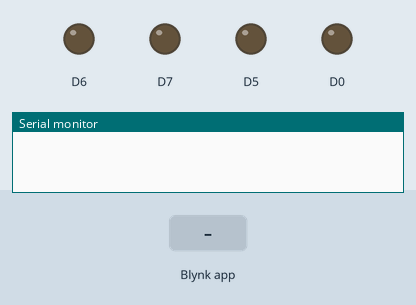
This sketch was run on a simulated ESP8266 (Wemos D1 mini). On the bench: output pins drawn as LEDs (lit = HIGH), the last lines printed to the serial monitor. The inputs (shaded band) are chosen by the test bench.

Above: at 3.1 s.
3.2 s: Blynk app writes 1 to V0
At 4.4 s:
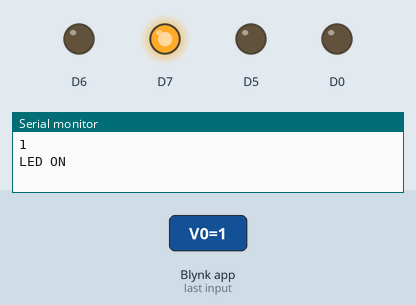
4.7 s: Blynk app writes 1 to V1
At 5.7 s:
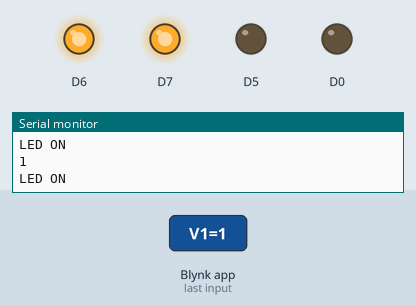
6.2 s: Blynk app writes 0 to V0
At 6.8 s:
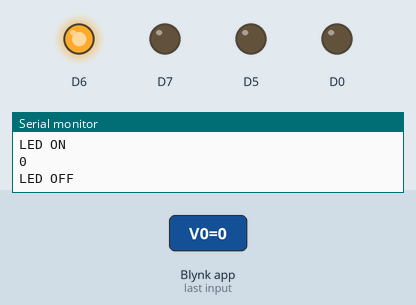
7.7 s: Blynk app writes 1 to V2
At 8.9 s:
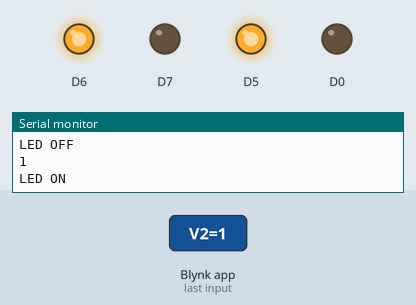
9.2 s: Blynk app writes 0 to V1
At 10.3 s:
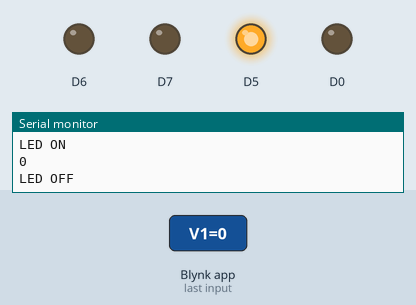
10.7 s: Blynk app writes 1 to V3
At 11.4 s:
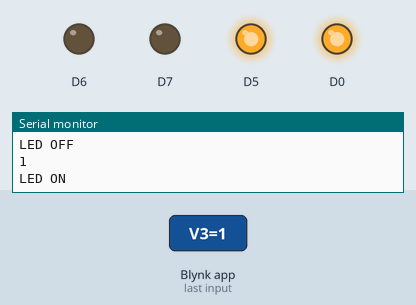
Timing chart, 0 to 13.2 s (numbered marks = the images above; inputs shaded):
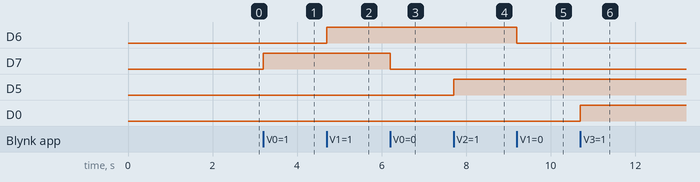

The sketch:

Smart_Relay_Blynk_4_Channel.ino
```cpp
#define BLYNK_TEMPLATE_ID "TMPL5Z6YAOMV"
#define BLYNK_DEVICE_NAME "Smart Relay"
#define BLYNK_FIRMWARE_VERSION        "0.1.0"

#define BLYNK_PRINT Serial
#define APP_DEBUG
#define USE_NODE_MCU_BOARD
#include "BlynkEdgent.h"

BLYNK_WRITE(V0)
{
  int value = param.asInt();
  Serial.println(value);
  if(value == 1)
  {
    digitalWrite(D7, HIGH);
    Serial.println("LED ON");
  }
  if(value == 0)
  {
     digitalWrite(D7, LOW);
     Serial.println("LED OFF");
  }
}

BLYNK_WRITE(V1)
{
  int value = param.asInt();
  Serial.println(value);
  if(value == 1)
  {
    digitalWrite(D6, HIGH);
    Serial.println("LED ON");
  }
  if(value == 0)
  {
     digitalWrite(D6, LOW);
     Serial.println("LED OFF");
  }
}

BLYNK_WRITE(V2)
{
  int value = param.asInt();
  Serial.println(value);
  if(value == 1)
  {
    digitalWrite(D5, HIGH);
    Serial.println("LED ON");
  }
  if(value == 0)
  {
     digitalWrite(D5, LOW);
     Serial.println("LED OFF");
  }
}

BLYNK_WRITE(V3)
{
  int value = param.asInt();
  Serial.println(value);
  if(value == 1)
  {
    digitalWrite(D0, HIGH);
    Serial.println("LED ON");
  }
  if(value == 0)
  {
     digitalWrite(D0, LOW);
     Serial.println("LED OFF");
  }
}

BLYNK_WRITE(V4)
{
  int value = param.asInt();
  Serial.println(value);
  if(value == 1)
  {
    digitalWrite(D0, HIGH);
    digitalWrite(D5, HIGH);
    digitalWrite(D6, HIGH);
    digitalWrite(D7, HIGH);
    Serial.println("LED ON");
  }
}
BLYNK_WRITE(V5)
{
  int value = param.asInt();
  Serial.println(value);
  if(value == 1)
  {
     digitalWrite(D0, LOW);
     digitalWrite(D5, LOW);
     digitalWrite(D6, LOW);
     digitalWrite(D7, LOW);
     Serial.println("LED OFF");
  }
}
void setup()
{
  Serial.begin(115200);
  delay(100);
  pinMode(D5,OUTPUT);
  pinMode(D6,OUTPUT);
  pinMode(D7,OUTPUT);
  pinMode(D0,OUTPUT);
  BlynkEdgent.begin();
}

void loop() {
  BlynkEdgent.run();
}
```

Measured:
- after the input at 3.2 s, D7: LOW → HIGH at once
- after the input at 4.7 s, D6: LOW → HIGH at once
- after the input at 6.2 s, D7: HIGH → LOW at once
- after the input at 7.7 s, D5: LOW → HIGH at once
- after the input at 9.2 s, D6: HIGH → LOW at once
- after the input at 10.7 s, D0: LOW → HIGH at once
